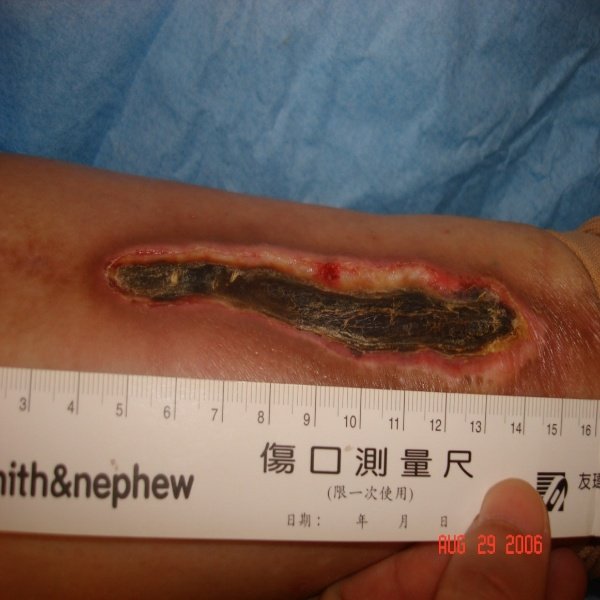
#> input picture image.jpg, 600 x 600 px; its folder holds only this picture in this run
$ python -i main.py   (imports and definitions only)   (older library calls are emulated)
#> lines starting #> are read from the running program, lines starting #| are printed output that depends on the picture
#> further down, picture is the input picture: shape (600, 600, 3); mean B, G, R 89, 96.6, 116.5
import cv2
import numpy as np
import glob
import matplotlib.pyplot as plt
import imutils
from scipy import signal

# [66 lines left out: functions find_contour, sharpen, cropImage, not called in this run]

def getEdgeline(crop_img):
    """crop_img : crop image, laplacian binary, and threshold"""
    gray_crop = cv2.cvtColor(crop_img,cv2.COLOR_BGR2GRAY)
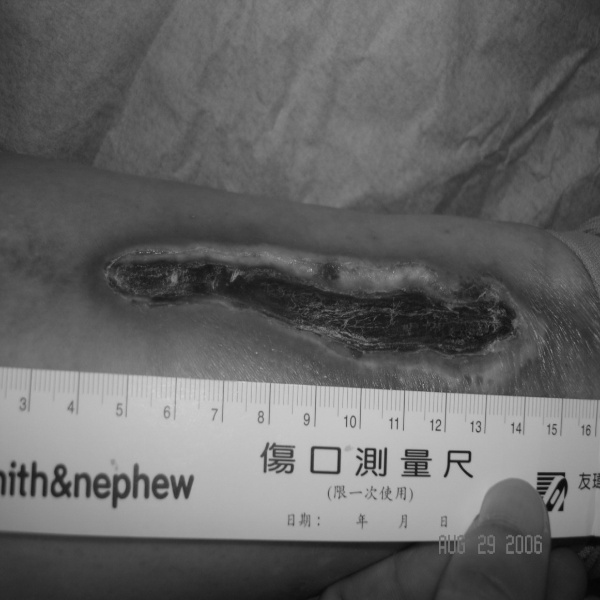
#> gray_crop: shape (600, 600); min 5, max 210, mean 101.6
    blurred_crop = cv2.bilateralFilter(gray_crop,5,75,75)

    # convolute with proper kernels
    laplacian_crop = cv2.Laplacian(blurred_crop,cv2.CV_64F)
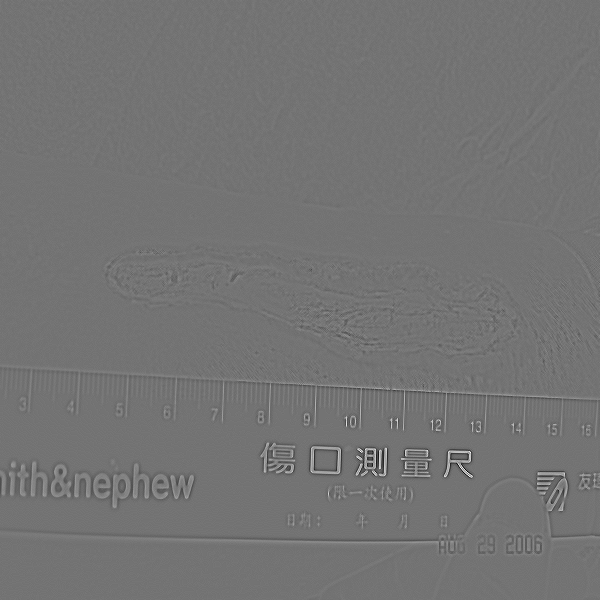
#> laplacian_crop: shape (600, 600) float64; min -95, max 114, mean 0; drawn with min black and max white

    th,binary = cv2.threshold(laplacian_crop,5,255,cv2.THRESH_BINARY)
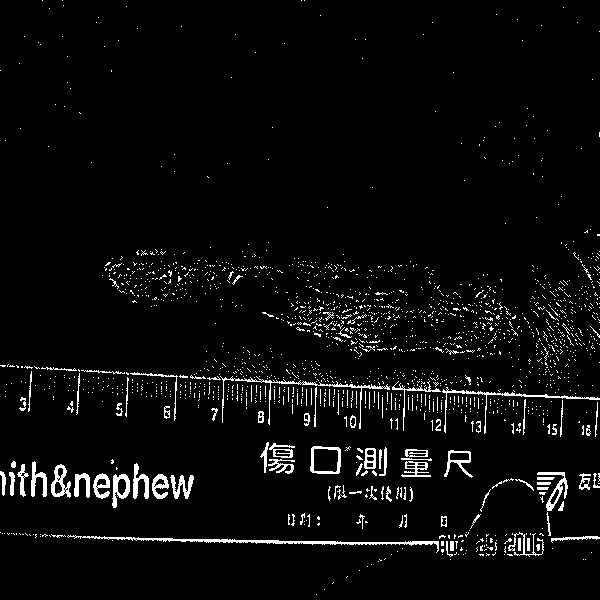
#> binary: shape (600, 600) float64; 4% white in thin lines or dots
    binary = np.uint8(binary)
#> binary: shape (600, 600); 4% white in thin lines or dots

    return binary

# [112 lines left out: functions findLines, findVertialLine, getFrequencyLine, calculatePix, getMaskBoundary, calculateArea, not called in this run]

# [19 lines not run here, left out]

>>> import cv2
>>> picture = cv2.imread('image.jpg')
>>> result = getEdgeline(picture)
